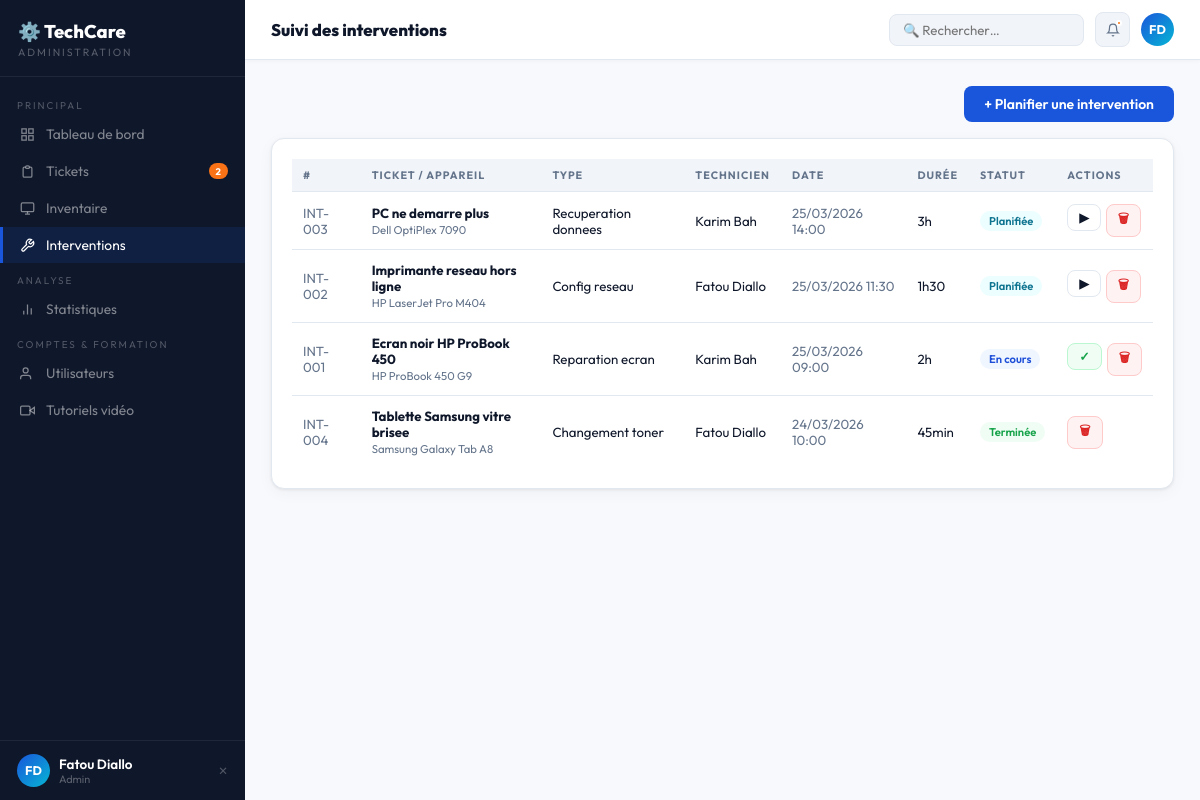
The page /admin.php?p=interventions (signed in) on the database its author committed.
### tables this page shows
CREATE TABLE interventions (
  id                INT AUTO_INCREMENT PRIMARY KEY,
  ticket_id         INT          DEFAULT NULL,
  technicien_id     INT          DEFAULT NULL,
  type_intervention VARCHAR(120) DEFAULT NULL,
  date_debut        DATETIME     DEFAULT NULL,
  duree_estimee     VARCHAR(30)  DEFAULT NULL,
  statut            ENUM('planifiee','en_cours','terminee') DEFAULT 'planifiee',
  notes             TEXT         DEFAULT NULL,
  date_creation     DATETIME     DEFAULT CURRENT_TIMESTAMP,
  FOREIGN KEY (ticket_id)     REFERENCES tickets(id) ON DELETE SET NULL,
  FOREIGN KEY (technicien_id) REFERENCES admins(id) ON DELETE SET NULL
);

CREATE TABLE tickets (
  id               INT AUTO_INCREMENT PRIMARY KEY,
  titre            VARCHAR(200) NOT NULL,
  description      TEXT         DEFAULT NULL,
  appareil_id      INT          DEFAULT NULL,
  demandeur_id     INT          DEFAULT NULL,
  nom_public       VARCHAR(100) DEFAULT NULL,
  email_public     VARCHAR(150) DEFAULT NULL,
  service_public   VARCHAR(100) DEFAULT NULL,
  priorite         ENUM('basse','normale','haute','critique') DEFAULT 'normale',
  statut           ENUM('ouvert','en_cours','resolu') DEFAULT 'ouvert',
  date_creation    DATETIME     DEFAULT CURRENT_TIMESTAMP,
  date_resolution  DATETIME     DEFAULT NULL,
  FOREIGN KEY (appareil_id)  REFERENCES appareils(id) ON DELETE SET NULL,
  FOREIGN KEY (demandeur_id) REFERENCES utilisateurs(id) ON DELETE SET NULL
);

CREATE TABLE appareils (
  id               INT AUTO_INCREMENT PRIMARY KEY,
  nom              VARCHAR(120) NOT NULL,
  serial_number    VARCHAR(80)  UNIQUE DEFAULT NULL,
  type             ENUM('laptop','desktop','imprimante','tablette','reseau','autre') DEFAULT 'autre',
  statut           ENUM('operationnel','en_panne','maintenance','hors_service') DEFAULT 'operationnel',
  sante            TINYINT UNSIGNED DEFAULT 100,
  localisation     VARCHAR(150) DEFAULT NULL,
  dernier_controle DATE         DEFAULT NULL,
  date_ajout       DATETIME     DEFAULT CURRENT_TIMESTAMP
);

### admin.php (the view, shortened to what this page needs)
<?php
require_once 'config.php';
$panel=$_GET['p']??'dashboard';
$anom=$_SESSION['admin_nom']; $arole=$_SESSION['admin_role'];
$ain=initiales($anom);
$gs=$pdo->query("SELECT
  (SELECT COUNT(*) FROM tickets WHERE statut='ouvert') t_ouv,
  (SELECT COUNT(*) FROM tickets WHERE statut='en_cours') t_enc,
  (SELECT COUNT(*) FROM tickets WHERE statut='resolu') t_res,
  (SELECT COUNT(*) FROM appareils) nb_app,
  (SELECT COUNT(*) FROM utilisateurs WHERE statut='actif') nb_usr,
  (SELECT COUNT(*) FROM admins WHERE statut='actif') nb_adm,
  (SELECT COUNT(*) FROM interventions WHERE statut IN ('planifiee','en_cours')) nb_int
")->fetch();
?><!DOCTYPE html><html lang="fr"><head>
<link rel="stylesheet" href="assets/style.css">
</head><body>
<div class="app-layout">
  <aside class="sidebar">
    <div class="sb-logo"><div class="sb-logo-name">⚙️ TechCare</div><div class="sb-logo-role">Administration</div></div>
    <nav class="sb-nav">
      <div class="sb-sec">Principal</div>
      <a href="?p=dashboard" class="sb-item <?php echo $panel==='dashboard'?'active':''; ?>">
        <svg viewBox="0 0 24 24" fill="none" stroke="currentColor" stroke-width="2"><rect x="3" y="3" width="7" height="7"/><rect x="14" y="3" width="7" height="7"/><rect x="3" y="14" width="7" height="7"/><rect x="14" y="14" width="7" height="7"/></svg>Tableau de bord
      </a>
      <a href="?p=tickets" class="sb-item <?php echo $panel==='tickets'?'active':''; ?>">
        <svg viewBox="0 0 24 24" fill="none" stroke="currentColor" stroke-width="2"><path d="M9 5H7a2 2 0 00-2 2v12a2 2 0 002 2h10a2 2 0 002-2V7a2 2 0 00-2-2h-2"/><rect x="9" y="3" width="6" height="4" rx="2"/></svg>Tickets
        <?php if($gs['t_ouv']>0): ?><span class="sb-badge"><?php echo $gs['t_ouv']; ?></span><?php endif; ?>
      </a>
      <a href="?p=inventaire" class="sb-item <?php echo $panel==='inventaire'?'active':''; ?>">
        <svg viewBox="0 0 24 24" fill="none" stroke="currentColor" stroke-width="2"><rect x="2" y="3" width="20" height="14" rx="2"/><path d="M8 21h8M12 17v4"/></svg>Inventaire
      </a>
      <a href="?p=interventions" class="sb-item <?php echo $panel==='interventions'?'active':''; ?>">
        <svg viewBox="0 0 24 24" fill="none" stroke="currentColor" stroke-width="2"><path d="M14.7 6.3a1 1 0 000 1.4l1.6 1.6a1 1 0 001.4 0l3.77-3.77a6 6 0 01-7.94 7.94l-6.91 6.91a2.12 2.12 0 01-3-3l6.91-6.91a6 6 0 017.94-7.94l-3.76 3.76z"/></svg>Interventions
      </a>
      <div class="sb-sec">Analyse</div>
      <a href="?p=rapports" class="sb-item <?php echo $panel==='rapports'?'active':''; ?>">
        <svg viewBox="0 0 24 24" fill="none" stroke="currentColor" stroke-width="2"><line x1="18" y1="20" x2="18" y2="10"/><line x1="12" y1="20" x2="12" y2="4"/><line x1="6" y1="20" x2="6" y2="14"/></svg>Statistiques
      </a>
      <div class="sb-sec">Comptes &amp; Formation</div>
      <a href="?p=users" class="sb-item <?php echo $panel==='users'?'active':''; ?>">
        <svg viewBox="0 0 24 24" fill="none" stroke="currentColor" stroke-width="2"><path d="M17 21v-2a4 4 0 00-4-4H5a4 4 0 00-4 4v2"/><circle cx="9" cy="7" r="4"/></svg>Utilisateurs
      </a>
      <a href="?p=tutoriels" class="sb-item <?php echo $panel==='tutoriels'?'active':''; ?>">
        <svg viewBox="0 0 24 24" fill="none" stroke="currentColor" stroke-width="2"><polygon points="23 7 16 12 23 17 23 7"/><rect x="1" y="5" width="15" height="14" rx="2"/></svg>Tutoriels vidéo
      </a>
    </nav>
    <div class="sb-footer">
      <div class="sb-user">
        <div class="sb-av"><?php echo $ain; ?></div>
        <div><div class="sb-uname"><?php echo clean($anom); ?></div><div class="sb-urole"><?php echo $arole; ?></div></div>
        <a href="process/logout.php" class="sb-logout" title="Déconnexion">✕</a>
      </div>
    </div>
  </aside>
  <main class="app-main">
    <div class="topbar">
      <div class="topbar-title" id="adm-title"><?php echo match($panel){'dashboard'=>'Tableau de bord','tickets'=>'Gestion des tickets','inventaire'=>'Inventaire des appareils','interventions'=>'Suivi des interventions','rapports'=>'Rapports & Statistiques','users'=>'Utilisateurs','admins'=>'Comptes Administrateurs','tutoriels'=>'Tutoriels vidéo',default=>'Administration'}; ?></div>
      <div class="topbar-right">
        <input class="search" type="text" placeholder="🔍 Rechercher…" oninput="liveSearch(this.value)">
        <div class="icon-btn"><svg width="14" height="14" viewBox="0 0 24 24" fill="none" stroke="currentColor" stroke-width="2"><path d="M18 8A6 6 0 006 8c0 7-3 9-3 9h18s-3-2-3-9"/><path d="M13.73 21a2 2 0 01-3.46 0"/></svg><div class="notif-dot"></div></div>
        <div class="sb-av"><?php echo $ain; ?></div>
      </div>
    </div>
    <div class="app-content">
<?php  if($panel==='dashboard'): ?>
      <div class="stats-row">
        <div class="stat-card"><div class="stat-stripe warn"></div><div class="stat-lbl">Tickets ouverts</div><div class="stat-val" style="color:var(--warn)"><?php echo $gs['t_ouv']; ?></div><div class="stat-sub"><?php echo $gs['t_enc']; ?> en cours</div></div>
        <div class="stat-card"><div class="stat-stripe ok"></div><div class="stat-lbl">Résolus</div><div class="stat-val" style="color:var(--ok)"><?php echo $gs['t_res']; ?></div></div>
        <div class="stat-card"><div class="stat-stripe info"></div><div class="stat-lbl">Appareils</div><div class="stat-val" style="color:var(--accent2)"><?php echo $gs['nb_app']; ?></div></div>
        <div class="stat-card"><div class="stat-stripe"></div><div class="stat-lbl">Techniciens</div><div class="stat-val"><?php echo $gs['nb_adm']; ?></div></div>
      </div>
      <div class="grid3">
        <div class="card">
          <div class="card-head"><div class="card-title">Activité hebdomadaire</div><span class="badge b-green"><span class="dot"></span> En direct</span></div>
          <div class="chart-bars" id="admin-chart"></div>
          <div style="display:flex;gap:12px;margin-top:9px;font-size:.71rem;color:var(--muted)">
            <span style="display:flex;align-items:center;gap:5px"><span style="width:9px;height:9px;background:var(--accent);border-radius:2px;display:inline-block"></span>Ouverts</span>
            <span style="display:flex;align-items:center;gap:5px"><span style="width:9px;height:9px;background:var(--ok);border-radius:2px;display:inline-block"></span>Résolus</span>
          </div>
        </div>
        <div class="card">
          <div class="card-head"><div class="card-title">Priorités en attente</div></div>
          <?php $prios=$pdo->query("SELECT priorite,COUNT(*) c FROM tickets WHERE statut!='resolu' GROUP BY priorite ORDER BY FIELD(priorite,'critique','haute','normale','basse')")->fetchAll();
          $pcols=['critique'=>'var(--danger)','haute'=>'var(--warn)','normale'=>'var(--accent)','basse'=>'var(--muted)'];
          $tot_p=array_sum(array_column($prios,'c'))?:1;
          foreach($prios as $pp): ?>
          <div style="margin-bottom:10px">
            <div style="display:flex;justify-content:space-between;font-size:.82rem;margin-bottom:3px"><span><?php echo ucfirst($pp['priorite']); ?></span><span style="color:<?php echo $pcols[$pp['priorite']]??'var(--muted)'; ?>"><?php echo $pp['c']; ?></span></div>
            <div class="prog-bar"><div class="prog-fill" style="width:<?php echo round($pp['c']/$tot_p*100); ?>%;background:<?php echo $pcols[$pp['priorite']]??'var(--accent)'; ?>"></div></div>
          </div>
          <?php endforeach; ?>
        </div>
      </div>
      <div class="grid2" style="margin-top:16px">
        <div class="card">
          <div class="card-head"><div class="card-title">Tickets récents</div><a href="?p=tickets" class="btn btn-outline btn-sm">Voir tout</a></div>
          <?php $rec=$pdo->query("SELECT t.*,u.nom unom FROM tickets t LEFT JOIN utilisateurs u ON t.demandeur_id=u.id ORDER BY t.date_creation DESC LIMIT 4")->fetchAll();
          foreach($rec as $t): ?>
          <div class="ticket-row">
            <div class="ticket-icon">💻</div>
            <div style="flex:1"><div style="font-weight:600;font-size:.87rem"><?php echo clean($t['titre']); ?></div><div style="font-size:.72rem;color:var(--muted)"><?php echo clean($t['unom']??$t['nom_public']??'Public'); ?> • <?php echo date('d/m H:i',strtotime($t['date_creation'])); ?></div></div>
            <?php echo badgePriorite($t['priorite']); ?>
            <?php echo badgeStatut($t['statut']); ?>
          </div>
          <?php endforeach; ?>
        </div>
        <div class="card">
          <div class="card-head"><div class="card-title">Interventions du jour</div></div>
          <?php $tday=$pdo->query("SELECT i.*,t.titre ttitre,adm.nom technom FROM interventions i LEFT JOIN tickets t ON i.ticket_id=t.id LEFT JOIN admins adm ON i.technicien_id=adm.id WHERE DATE(i.date_debut)=CURDATE() OR i.statut='en_cours' ORDER BY i.date_debut LIMIT 4")->fetchAll();
          if($tday): foreach($tday as $iv): ?>
          <div class="tl-item">
            <div class="tl-dot <?php echo $iv['statut']==='en_cours'?'active':''; ?>">🔧</div>
            <div><div style="font-weight:600;font-size:.86rem"><?php echo clean($iv['type_intervention']??$iv['ttitre']??'Intervention'); ?></div>
            <div style="font-size:.71rem;color:var(--muted)"><?php echo $iv['date_debut']?date('H:i',strtotime($iv['date_debut'])):'—'; ?> — <?php echo clean($iv['technom']??'Non assigné'); ?></div></div>
          </div>
          <?php endforeach; else: ?><div style="color:var(--muted);font-size:.84rem">Aucune intervention planifiée aujourd'hui.</div><?php endif; ?>
        </div>
      </div>
<?php  elseif($panel==='interventions'): ?>
      <div style="display:flex;justify-content:flex-end;margin-bottom:16px">
        <button class="btn btn-primary" onclick="openModal('add-interv')">+ Planifier une intervention</button>
      </div>
      <?php $ivs=$pdo->query("SELECT i.*,t.titre ttitre,a.nom anom,adm.nom technom FROM interventions i LEFT JOIN tickets t ON i.ticket_id=t.id LEFT JOIN appareils a ON t.appareil_id=a.id LEFT JOIN admins adm ON i.technicien_id=adm.id ORDER BY i.date_debut DESC")->fetchAll(); ?>
      <div class="card"><div class="tbl-wrap"><table id="searchable">
        <thead><tr><th>#</th><th>Ticket / Appareil</th><th>Type</th><th>Technicien</th><th>Date</th><th>Durée</th><th>Statut</th><th>Actions</th></tr></thead>
        <tbody>
        <?php foreach($ivs as $iv): ?>
        <tr>
          <td style="color:var(--muted)">INT-<?php echo str_pad($iv['id'],3,'0',STR_PAD_LEFT); ?></td>
          <td><strong><?php echo clean($iv['ttitre']??'—'); ?></strong><?php if($iv['anom']): ?><br><span style="font-size:.71rem;color:var(--muted)"><?php echo clean($iv['anom']); ?></span><?php endif; ?></td>
          <td><?php echo clean($iv['type_intervention']??'—'); ?></td>
          <td><?php echo clean($iv['technom']??'Non assigné'); ?></td>
          <td style="color:var(--muted)"><?php echo $iv['date_debut']?date('d/m/Y H:i',strtotime($iv['date_debut'])):'—'; ?></td>
          <td><?php echo clean($iv['duree_estimee']??'—'); ?></td>
          <td><?php echo badgeIntervStatut($iv['statut']); ?></td>
          <td><div style="display:flex;gap:5px">
            <?php if($iv['statut']==='planifiee'): ?><form method="POST" action="process/interv-action.php"><button class="btn btn-outline btn-sm">▶</button></form><?php endif; ?>
            <?php if($iv['statut']==='en_cours'): ?><form method="POST" action="process/interv-action.php"><button class="btn btn-success-s btn-sm">✓</button></form><?php endif; ?>
            <form method="POST" action="process/interv-action.php" onsubmit="return confirm('Supprimer ?')"><button class="btn btn-danger-s btn-sm">🗑</button></form>
          </div></td>
        </tr>
        <?php endforeach; ?>
        </tbody>
      </table></div></div>
<?php  endif; ?>
    </div>
  </main>
</div>
</body></html>

### config.php (shortened to what this page needs)
<?php
function clean(string $v):string  { return htmlspecialchars(strip_tags(trim($v)),ENT_QUOTES,'UTF-8'); }
function badgeIntervStatut(string $s):string {
  return match($s){
    'planifiee' => '<span class="badge b-cyan">Planifiée</span>',
    'en_cours'  => '<span class="badge b-blue">En cours</span>',
    'terminee'  => '<span class="badge b-green">Terminée</span>',
    default     => '<span class="badge b-gray">'.htmlspecialchars($s).'</span>'
  };
}
function initiales(string $nom):string {
  $parts = explode(' ', trim($nom));
  $i = strtoupper(substr($parts[0],0,1));
  if(isset($parts[1])) $i .= strtoupper(substr($parts[1],0,1));
  return $i;
}

### rows shown on the page
interventions: id "003", ticket.titre "PC ne demarre plus", appareils.nom "Dell OptiPlex 7090", type_intervention "Recuperation donnees", technicien.nom "Karim Bah", date_debut "25/03/2026 14:00", duree_estimee "3h", statut "Planifiée"
interventions: id "002", ticket.titre "Imprimante reseau hors ligne", appareils.nom "HP LaserJet Pro M404", type_intervention "Config reseau", technicien.nom "Fatou Diallo", date_debut "25/03/2026 11:30", duree_estimee "1h30", statut "Planifiée"
interventions: id "001", ticket.titre "Ecran noir HP ProBook 450", appareils.nom "HP ProBook 450 G9", type_intervention "Reparation ecran", technicien.nom "Karim Bah", date_debut "25/03/2026 09:00", duree_estimee "2h", statut "En cours"
interventions: id "004", ticket.titre "Tablette Samsung vitre brisee", appareils.nom "Samsung Galaxy Tab A8", type_intervention "Changement toner", technicien.nom "Fatou Diallo", date_debut "24/03/2026 10:00", duree_estimee "45min", statut "Terminée"

### other values the page prints
$gs['t_ouv'] "2"
$ain "FD"
$anom "Fatou Diallo"
$arole "Admin"
